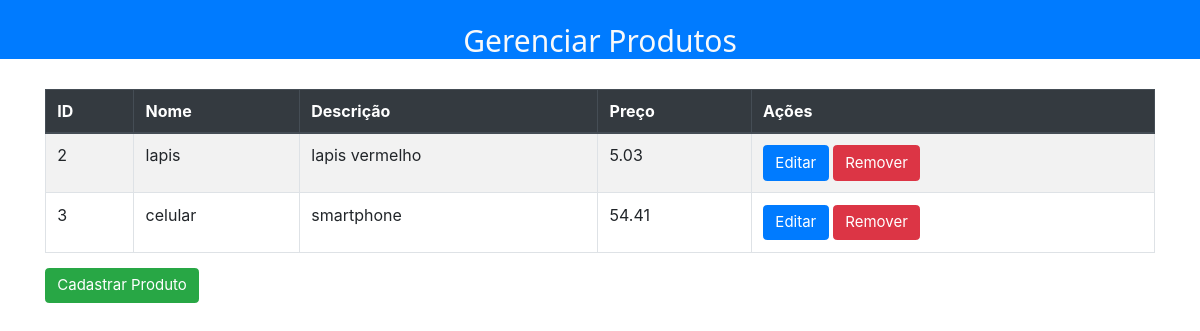
Before: / with the older database file.
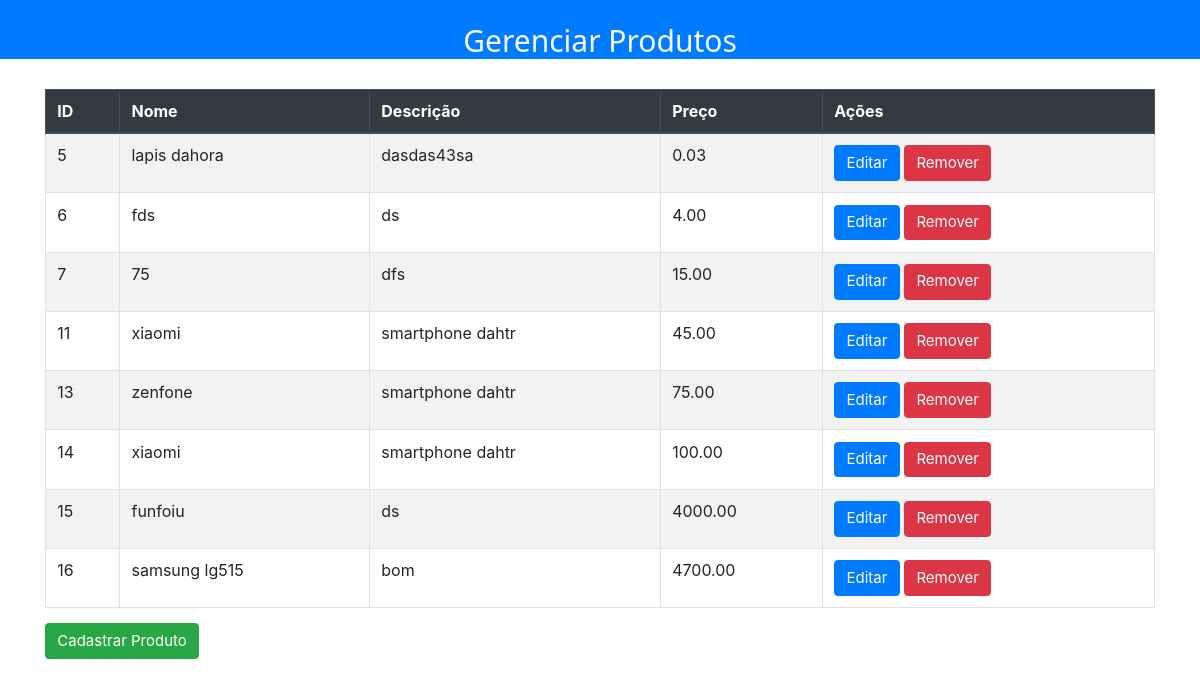
After: the same page with the newer database file.
### polls/models.py (models this page shows)
class Produto(models.Model):
    nome=models.CharField(max_length=100)
    dt_criacao=models.DateTimeField()
    descricao=models.CharField(max_length=1000)
    valor=models.DecimalField(max_digits=7,decimal_places=2)
    class Meta:
        verbose_name_plural='Produtos'
    def __str__(self):
        return self.nome

### polls/views.py (the view)
# urls.py: path('',index,name='url_index'),
def index(request):
    data={}
    data['produtos']=Produto.objects.all()
    return render(request,'polls/index.html',data)

### polls/templates/polls/index.html (shortened to what this page needs)
<html>
  {% load static %}
  <head>
    <link rel="stylesheet" href="{% static 'css/w3.css' %}">
    <link rel="stylesheet" href="{% static 'css//bootstrap.min.css' %}">
    <link rel="stylesheet" href="{% static 'css/layout.css' %}">
  </head>
  <body>
    <div class="container-fluid text-light bg-primary text-center top">
      <br>
      <h2>Gerenciar Produtos</h2>
    </div>
    <br>
    <div class="container">
      <table class="table table-striped table-bordered datatable">
        <thead class="thead-dark">
          <tr>
            <th scope="col">ID</th>
            <th scope="col">Nome</th>
            <th scope="col">Descrição</th>
            <th scope="col">Preço</th>
            <th scope="col">Ações</th>
          </tr>
        </thead>
        <tbody>
          {% for i in produtos  %}
          <tr>
            <td>{{i.id}}</td>
            <td>{{i.nome}}</td>
            <td>{{i.descricao}}</td>
            <td>{{i.valor}}</td>
            <td>
              <a href="{% url 'url_update' i.id %}" class="btn btn-primary" role="button">Editar</a>
              <a href="{% url 'url_delete' i.id %}" class="btn btn-danger" role="button">Remover</a>
            </td>
         </tr>
            {% endfor %}
        </tbody>
      </table>
    </div>
    <div class="container">
      <a href="{% url 'url_create' %}" class="btn btn-success" role="button">Cadastrar Produto</a>
    </div>
  </body>
</html>

### polls/static/css/w3.css (style rules this page uses)
*,*:before,*:after { box-sizing:inherit }
html { -ms-text-size-adjust:100%;-webkit-text-size-adjust:100% }
body { margin:0 }
a { background-color:transparent;-webkit-text-decoration-skip:objects }
html,body { font-family:Verdana,sans-serif;font-size:15px;line-height:1.5 }
html { overflow-x:hidden }
h2 { font-size:30px }
h1,h2,h3,h4,h5,h6 { font-family:"Segoe UI",Arial,sans-serif;font-weight:400;margin:10px 0 }
a { color:inherit }

Changed rows visible on the page:
removed Produto: id "2", nome "lapis", descricao "lapis vermelho", valor "5.03"
removed Produto: id "3", nome "celular", descricao "smartphone", valor "54.41"
added Produto: id "5", nome "lapis dahora", descricao "dasdas43sa", valor "0.03"
added Produto: id "6", nome "fds", descricao "ds", valor "4.00"
added Produto: id "7", nome "75", descricao "dfs", valor "15.00"
added Produto: id "11", nome "xiaomi", descricao "smartphone dahtr", valor "45.00"
added Produto: id "13", nome "zenfone", descricao "smartphone dahtr", valor "75.00"
added Produto: id "14", nome "xiaomi", descricao "smartphone dahtr", valor "100.00"
added Produto: id "15", nome "funfoiu", descricao "ds", valor "4000.00"
added Produto: id "16", nome "samsung lg515", descricao "bom", valor "4700.00"
